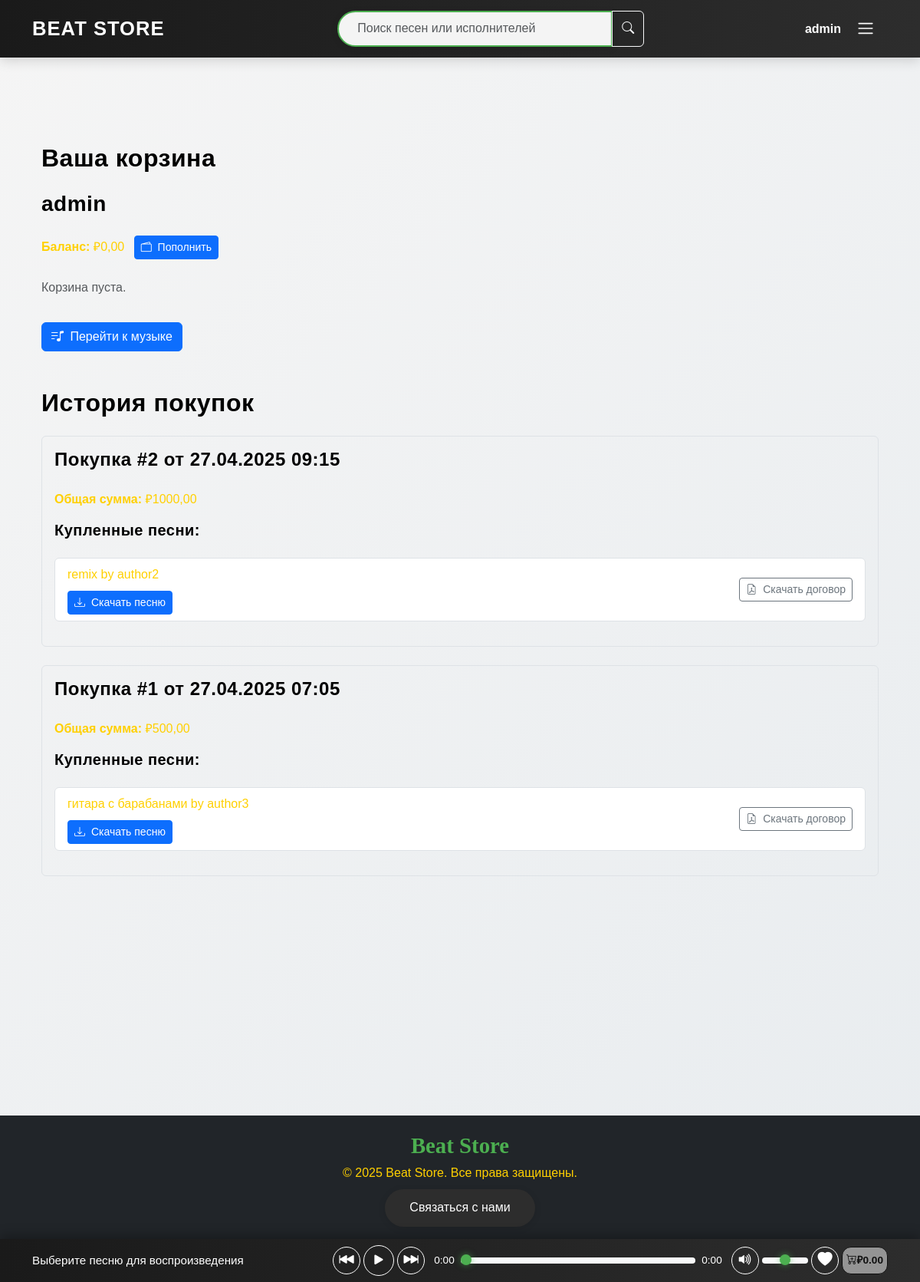
The page /cart/ (signed in) on the database its author committed.
### store/models.py (models this page shows, shortened)
class User(AbstractUser):
    email = models.EmailField(unique=True, verbose_name='Электронная почта')
    balance = models.DecimalField(max_digits=10, decimal_places=2, default=0.00, verbose_name='Баланс')
    class Meta:
        verbose_name = 'Пользователь'
        verbose_name_plural = 'Пользователи'
        indexes = [models.Index(fields=['username', 'email'])]

class Purchase(models.Model):
    user = models.ForeignKey(
        User,
        on_delete=models.CASCADE,
        related_name='bulk_purchases',
        verbose_name='Покупатель'
    )
    songs = models.ManyToManyField(
        Song,
        related_name='purchases',
        verbose_name='Песни'
    )
    total_price = models.DecimalField(
        max_digits=10,
        decimal_places=2,
        verbose_name='Общая сумма'
    )
    purchase_date = models.DateTimeField(
        auto_now_add=True,
        verbose_name='Дата покупки'
    )
    class Meta:
        verbose_name = 'Покупка'
        verbose_name_plural = 'Покупки'
        indexes = [
            models.Index(fields=['user', 'purchase_date']),
        ]
        constraints = [
            models.CheckConstraint(
                check=models.Q(total_price__gte=0),
                name='purchase_total_price_non_negative'
            )
        ]

class Song(models.Model):
    title = models.CharField(max_length=100, verbose_name='Название')
    path = models.FileField(upload_to='songs/', verbose_name='Файл')
    cover = models.ImageField(upload_to='covers/', null=True, blank=True, verbose_name='Обложка')
    likes = models.ManyToManyField(
        User,
        related_name='liked_songs',
        blank=True,
        verbose_name='Лайки'
    )
    author = models.ForeignKey(
        User,
        on_delete=models.CASCADE,
        related_name='songs',
        verbose_name='Автор'
    )
    genre = models.ForeignKey(
        Genre,
        on_delete=models.SET_NULL,
        null=True,
        blank=True,
        verbose_name='Жанр'
    )
    price = models.DecimalField(
        max_digits=8,
        decimal_places=2,
        default=0.00,
        verbose_name='Цена'
    )
    total_plays = models.PositiveIntegerField(default=0, verbose_name='Количество прослушиваний')
    created_at = models.DateTimeField(auto_now_add=True, verbose_name='Дата создания')
    class Meta:
        verbose_name = 'Песня'
        verbose_name_plural = 'Песни'
        ordering = ['-created_at']
        indexes = [
            models.Index(fields=['created_at']),
            models.Index(fields=['total_plays']),
            models.Index(fields=['author', 'created_at']),
        ]
        constraints = [
            models.CheckConstraint(
                check=models.Q(price__gte=0),
                name='song_price_non_negative'
            )
        ]

### store/views.py (the view)
# urls.py: path('cart/', views.cart, name='cart'),
@login_required
def cart(request):
    cart, created = Cart.objects.get_or_create(user=request.user)
    songs = cart.songs.select_related('author').all()
    total_price = sum(song.price for song in songs)
    purchases = Purchase.objects.filter(user=request.user).select_related('user').prefetch_related('songs__author').order_by('-purchase_date')
    songs_json = [
        {
            'id': song.id,
            'path': song.path.url,
            'title': song.title,
            'author': song.author.username,
            'total_likes': song.total_likes,
            'price': float(song.price),
            'total_plays': song.total_plays,
            'cover': song.cover.url if song.cover else '/static/images/default_cover.jpg'
        }
        for song in songs
    ]
    context = {
        'songs': songs,
        'total_price': total_price,
        'purchases': purchases,
        'songs_json': json.dumps(songs_json, ensure_ascii=False),
    }
    return render(request, 'store/cart.html', context)

### store/templates/store/cart.html (shortened to what this page needs)
{% extends 'store/base.html' %}
{% load static %}
{% block extra_css %}
    <link rel="stylesheet" href="{% static 'css/cart.css' %}">
    <link href="https://cdn.jsdelivr.net/npm/bootstrap-icons@1.10.5/font/bootstrap-icons.css" rel="stylesheet">
{% endblock %}
{% block content %}
<main class="container my-4">
    <h2 class="mb-4">Ваша корзина</h2>
    <div class="profile-details mb-4">
        <h3 class="profile-title">{{ request.user.username }}</h3>
        {% if request.user.is_authenticated %}
            <p class="profile-balance">
                <strong>Баланс:</strong> ₽{{ request.user.balance|floatformat:2 }}
                <a href="{% url 'store:top_up_balance' %}" class="btn btn-primary btn-sm ms-2">
                    <i class="bi bi-wallet2 me-1"></i> Пополнить
                </a>
            </p>
        {% endif %}
    </div>
    <div class="cart-items mb-5">
        {% if songs %}
            {% for song in songs %}
                <div class="cart-item">
                    <div class="cart-song-details">
                        <img src="{{ song.cover.url|default:'/static/images/music_img.jpeg' }}" alt="{{ song.title }}" class="cart-song-image">
                        <div class="cart-song-info">
                            <span class="cart-song-title">{{ song.title }}</span>
                            <span class="cart-song-author">{{ song.author.username }}</span>
                        </div>
                    </div>
                    <div class="cart-song-actions d-flex align-items-center gap-3">
                        <span class="cart-song-price">₽{{ song.price|floatformat:2 }}</span>
                        <form action="{% url 'store:buy_song' song.id %}" method="get" class="cart-buy-form">
                            <button type="submit" class="btn btn-success btn-sm">
                                <i class="bi bi-cart-check me-1"></i> Купить
                            </button>
                        </form>
                        <form action="{% url 'store:remove_from_cart' song.id %}" method="post" class="cart-remove-form">
                            {% csrf_token %}
                            <button type="submit" class="btn btn-danger btn-sm">
                                <i class="bi bi-trash me-1"></i> Удалить
                            </button>
                        </form>
                    </div>
                </div>
            {% endfor %}
            <div class="cart-summary mt-4 text-end">
                <p class="fs-5"><strong>Итого:</strong> ₽{{ total_price|floatformat:2 }}</p>
                <a href="{% url 'store:process_purchase' %}" class="btn btn-primary">
                    <i class="bi bi-bag-check me-1"></i> Оформить заказ
                </a>
            </div>
        {% else %}
            <p class="text-muted">Корзина пуста.</p>
            <a href="{% url 'store:music_list' %}" class="btn btn-primary mt-3">
                <i class="bi bi-music-note-list me-1"></i> Перейти к музыке
            </a>
        {% endif %}
    </div>
    <h2 class="mb-4">История покупок</h2>
    <div class="purchase-history">
        {% if purchases %}
            {% for purchase in purchases %}
                <div class="purchase-item mb-4 p-3 border rounded">
                    <h4>Покупка #{{ purchase.id }} от {{ purchase.purchase_date|date:"d.m.Y H:i" }}</h4>
                    <p><strong>Общая сумма:</strong> ₽{{ purchase.total_price|floatformat:2 }}</p>
                    <h5>Купленные песни:</h5>
                    <ul class="list-group mb-3">
                        {% for song in purchase.songs.all %}
                            <li class="list-group-item d-flex justify-content-between align-items-center">
                                <div>
                                    <span>{{ song.title }} by {{ song.author.username }}</span>
                                    <br>
                                    <a href="{{ song.path.url }}" class="btn btn-sm btn-primary mt-2" download>
                                        <i class="bi bi-download me-1"></i> Скачать песню
                                    </a>
                                </div>
                                <a href="{% url 'store:download_contract_pdf' purchase.id %}" class="btn btn-sm btn-outline-secondary">
                                    <i class="bi bi-file-earmark-pdf me-1"></i> Скачать договор
                                </a>
                            </li>
                        {% endfor %}
                    </ul>
                </div>
            {% endfor %}
        {% else %}
            <p class="text-muted">У вас пока нет покупок.</p>
            <a href="{% url 'store:music_list' %}" class="btn btn-primary mt-3">
                <i class="bi bi-music-note-list me-1"></i> Перейти к музыке
            </a>
        {% endif %}
    </div>
</main>
{% endblock %}

### store/templates/store/header.html (shortened to what this page needs)
{% load static %}
<header class="navbar">
    <div class="container">
        <a class="navbar-brand" href="{% url 'store:index' %}">Beat Store</a>
        <form class="search-form mx-auto" action="{% url 'store:music_list' %}" method="get">
            <div class="input-group">
                <input class="search-input form-control" type="search" name="search" placeholder="Поиск песен или исполнителей" aria-label="Поиск">
                <button class="btn btn-outline-light search-btn" type="submit" aria-label="Поиск">
                    <i class="bi bi-search"></i>
                </button>
            </div>
        </form>
        <div class="auth-section">
            {% if user.is_authenticated %}
                <a href="{% url 'store:profile' user.username %}" class="nav-link username">{{ user.username }}</a>
            {% else %}
                <a href="{% url 'store:login' %}" class="auth-btn">Вход</a>
            {% endif %}
        </div>
        <button class="navbar-toggler ms-2" type="button" data-bs-toggle="offcanvas" data-bs-target="#offcanvasNavbar" aria-controls="offcanvasNavbar" aria-label="Переключить навигацию">
            <span class="navbar-toggler-icon"></span>
        </button>
    </div>
</header>

### static/css/style.css (style rules this page uses)
:root { --footer-bg: #1a1a1a; --primary-color: #4CAF50; --dark-bg: #1a1a1a; --light-bg: #f5f5f5; --text-dark: #000000; --text-light: #ffffff; --close-button-color: #ffffff; --transition: all 0.3s ease; --shadow-sm: 0 2px 10px rgba(0, 0, 0, 0.1); --shadow-md: 0 4px 15px rgba(0, 0, 0, 0.15); --like-color: rgb(255, 0, 0); --cart-color: #fefe02; --highlight-color: #ffffff; }
*, *::before, *::after { box-sizing: border-box; margin: 0; padding: 0; }
body { font-family: 'Montserrat', sans-serif; background: linear-gradient(135deg, var(--light-bg) 0%, #e8ecef 100%); color: var(--text-dark); line-height: 1.6; display: flex; flex-direction: column; min-height: 100vh; }
h1, h2, h3, h4, h5, h6 { font-family: 'Gill Sans', 'Gill Sans MT', Calibri, 'Trebuchet MS', sans-serif; color: var(--text-dark); margin-bottom: 1.5rem; font-weight: 700; letter-spacing: 0.5px; }
p, a, span, li { font-size: 1rem; color:#ffd000; font-weight: 400; }
main { flex: 1; padding: 2rem 1rem; max-width: 1400px; margin: 0 auto; padding-bottom: 120px; }
.navbar { background: linear-gradient(to right, var(--dark-bg), #2d2d2d); padding: 0.75rem 1rem; box-shadow: var(--shadow-md); position: sticky; top: 0; z-index: 1000; display: flex; justify-content: space-between; align-items: center; }
.navbar-brand { font-size: 1.6rem; font-weight: 700; color: var(--highlight-color); text-transform: uppercase; letter-spacing: 1px; transition: var(--transition); }
.auth-section { display: flex; align-items: center; gap: 1.2rem; }
.username { color: var(--highlight-color); font-weight: 600; transition: var(--transition); }
.navbar-toggler { margin-right: 5px; border: none; padding: 0.25rem 0.75rem; color: var(--highlight-color); }
.search-form { margin: 0 1rem; position: relative; max-width: 400px; flex-grow: 1; }
.search-input { border-radius: 50px; padding: 0.6rem 1.5rem; border: 2px solid var(--primary-color); font-family: 'Montserrat', sans-serif; background: rgba(255, 255, 255, 0.95); box-shadow: var(--shadow-sm); transition: var(--transition); }

### static/css/cart.css (style rules this page uses)
:root { --primary-color: #4CAF50; --dark-bg: #1a1a1a; --text-light: #ffffff; --text-dark: #000000; --light-bg: #f5f5f5; --like-color: rgb(255, 0, 0); --cart-color: #fefe02; --highlight-color: #ffffff; --transition: all 0.3s ease; --shadow-sm: 0 2px 10px rgba(0, 0, 0, 0.1); --shadow-md: 0 4px 15px rgba(0, 0, 0, 0.15); }
.cart-items { margin-top: 1.5rem; max-width: 1200px; margin-left: auto; margin-right: auto; }

### rows shown on the page
User: username "admin", user.username "admin", user.balance "0,00"
Purchase: id "2", purchase_date "27.04.2025 09:15", total_price "1000,00"
Song: title "remix", author.username "author2"
Purchase: id "1", purchase_date "27.04.2025 07:05", total_price "500,00"
Song: title "гитара с барабанами", author.username "author3"
